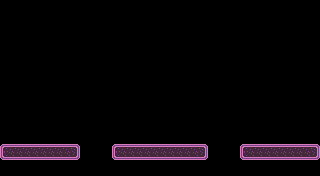

Tiled map render using the project's own tile images. Description and the map definition, with tile-layer contents summarised, below:
An orthogonal 40x22 tile map with 8x8 px tiles, 1 tile layer (Tile Layer 1) and 30 objects.

<map version="1.8" tiledversion="1.8.0" orientation="orthogonal" renderorder="right-down" width="40" height="22" tilewidth="8" tileheight="8" infinite="0" nextlayerid="3" nextobjectid="31">
 <tileset firstgid="1" source="../../purple.tsx" />
 <layer id="1" name="Tile Layer 1" width="40" height="22">
  <data>[880 cells, 64 non-empty, 6 distinct tile ids]</data>
 </layer>
 <objectgroup id="2" name="Object Layer 1">
  <object id="1" gid="133" x="80" y="112" width="8" height="8">
   <properties>
    <property name="direction" value="S" />
    <property name="distance" type="int" value="7" />
    <property name="overflow" value="wrap" />
    <property name="speed" type="int" value="6" />
   </properties>
  </object>
  <object id="2" gid="149" x="88" y="112" width="8" height="8">
   <properties>
    <property name="direction" value="S" />
    <property name="distance" type="int" value="7" />
    <property name="overflow" value="wrap" />
    <property name="speed" type="int" value="6" />
   </properties>
  </object>
  <object id="3" gid="149" x="96" y="112" width="8" height="8">
   <properties>
    <property name="direction" value="S" />
    <property name="distance" type="int" value="7" />
    <property name="overflow" value="wrap" />
    <property name="speed" type="int" value="6" />
   </properties>
  </object>
  <object id="4" gid="133" x="80" y="112" width="8" height="8">
   <properties>
    <property name="direction" value="S" />
    <property name="distance" type="int" value="7" />
    <property name="overflow" value="wrap" />
    <property name="speed" type="int" value="6" />
   </properties>
  </object>
  <object id="5" gid="134" x="104" y="112" width="8" height="8">
   <properties>
    <property name="direction" value="S" />
    <property name="distance" type="int" value="7" />
    <property name="overflow" value="wrap" />
    <property name="speed" type="int" value="6" />
   </properties>
  </object>
  <object id="6" gid="133" x="80" y="56" width="8" height="8">
   <properties>
    <property name="direction" value="S" />
    <property name="distance" type="int" value="7" />
    <property name="overflow" value="wrap" />
    <property name="speed" type="int" value="6" />
   </properties>
  </object>
  <object id="7" gid="149" x="88" y="56" width="8" height="8">
   <properties>
    <property name="direction" value="S" />
    <property name="distance" type="int" value="7" />
    <property name="overflow" value="wrap" />
    <property name="speed" type="int" value="6" />
   </properties>
  </object>
  <object id="8" gid="149" x="96" y="56" width="8" height="8">
   <properties>
    <property name="direction" value="S" />
    <property name="distance" type="int" value="7" />
    <property name="overflow" value="wrap" />
    <property name="speed" type="int" value="6" />
   </properties>
  </object>
  <object id="9" gid="133" x="80" y="56" width="8" height="8">
   <properties>
    <property name="direction" value="S" />
    <property name="distance" type="int" value="7" />
    <property name="overflow" value="wrap" />
    <property name="speed" type="int" value="6" />
   </properties>
  </object>
  <object id="10" gid="134" x="104" y="56" width="8" height="8">
   <properties>
    <property name="direction" value="S" />
    <property name="distance" type="int" value="7" />
    <property name="overflow" value="wrap" />
    <property name="speed" type="int" value="6" />
   </properties>
  </object>
  <object id="11" gid="133" x="80" y="0" width="8" height="8">
   <properties>
    <property name="direction" value="S" />
    <property name="distance" type="int" value="7" />
    <property name="overflow" value="wrap" />
    <property name="speed" type="int" value="6" />
   </properties>
  </object>
  <object id="12" gid="149" x="88" y="0" width="8" height="8">
   <properties>
    <property name="direction" value="S" />
    <property name="distance" type="int" value="7" />
    <property name="overflow" value="wrap" />
    <property name="speed" type="int" value="6" />
   </properties>
  </object>
  <object id="13" gid="149" x="96" y="0" width="8" height="8">
   <properties>
    <property name="direction" value="S" />
    <property name="distance" type="int" value="7" />
    <property name="overflow" value="wrap" />
    <property name="speed" type="int" value="6" />
   </properties>
  </object>
  <object id="14" gid="133" x="80" y="0" width="8" height="8">
   <properties>
    <property name="direction" value="S" />
    <property name="distance" type="int" value="7" />
    <property name="overflow" value="wrap" />
    <property name="speed" type="int" value="6" />
   </properties>
  </object>
  <object id="15" gid="134" x="104" y="0" width="8" height="8">
   <properties>
    <property name="direction" value="S" />
    <property name="distance" type="int" value="7" />
    <property name="overflow" value="wrap" />
    <property name="speed" type="int" value="6" />
   </properties>
  </object>
  <object id="16" gid="133" x="208" y="168" width="8" height="8">
   <properties>
    <property name="direction" value="N" />
    <property name="distance" type="int" value="7" />
    <property name="overflow" value="wrap" />
    <property name="speed" type="int" value="6" />
   </properties>
  </object>
  <object id="17" gid="149" x="216" y="168" width="8" height="8">
   <properties>
    <property name="direction" value="N" />
    <property name="distance" type="int" value="7" />
    <property name="overflow" value="wrap" />
    <property name="speed" type="int" value="6" />
   </properties>
  </object>
  <object id="18" gid="149" x="224" y="168" width="8" height="8">
   <properties>
    <property name="direction" value="N" />
    <property name="distance" type="int" value="7" />
    <property name="overflow" value="wrap" />
    <property name="speed" type="int" value="6" />
   </properties>
  </object>
  <object id="19" gid="133" x="208" y="168" width="8" height="8">
   <properties>
    <property name="direction" value="N" />
    <property name="distance" type="int" value="7" />
    <property name="overflow" value="wrap" />
    <property name="speed" type="int" value="6" />
   </properties>
  </object>
  <object id="20" gid="134" x="232" y="168" width="8" height="8">
   <properties>
    <property name="direction" value="N" />
    <property name="distance" type="int" value="7" />
    <property name="overflow" value="wrap" />
    <property name="speed" type="int" value="6" />
   </properties>
  </object>
  <object id="21" gid="133" x="208" y="112" width="8" height="8">
   <properties>
    <property name="direction" value="N" />
    <property name="distance" type="int" value="7" />
    <property name="overflow" value="wrap" />
    <property name="speed" type="int" value="6" />
   </properties>
  </object>
  <object id="22" gid="149" x="216" y="112" width="8" height="8">
   <properties>
    <property name="direction" value="N" />
    <property name="distance" type="int" value="7" />
    <property name="overflow" value="wrap" />
    <property name="speed" type="int" value="6" />
   </properties>
  </object>
  <object id="23" gid="149" x="224" y="112" width="8" height="8">
   <properties>
    <property name="direction" value="N" />
    <property name="distance" type="int" value="7" />
    <property name="overflow" value="wrap" />
    <property name="speed" type="int" value="6" />
   </properties>
  </object>
  <object id="24" gid="133" x="208" y="112" width="8" height="8">
   <properties>
    <property name="direction" value="N" />
    <property name="distance" type="int" value="7" />
    <property name="overflow" value="wrap" />
    <property name="speed" type="int" value="6" />
   </properties>
  </object>
  </objectgroup>
</map>
<!-- 6 of 30 objects omitted -->